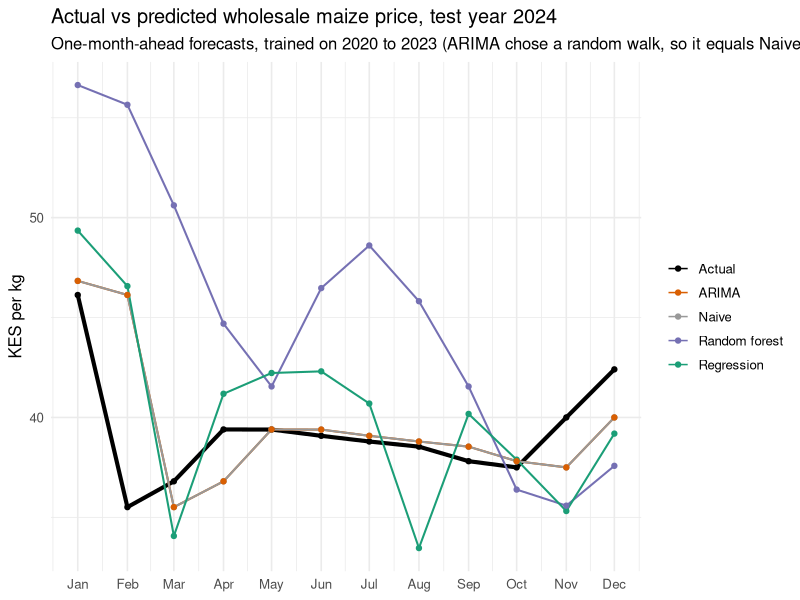
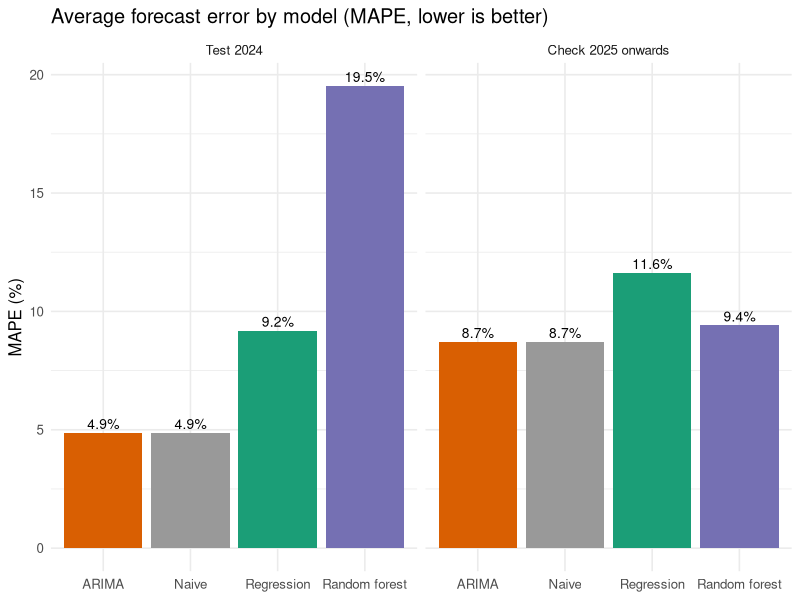
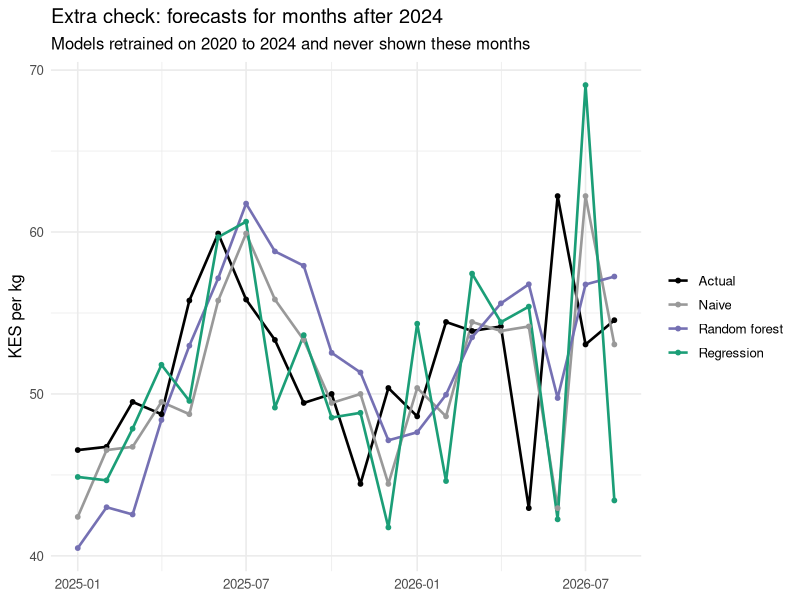
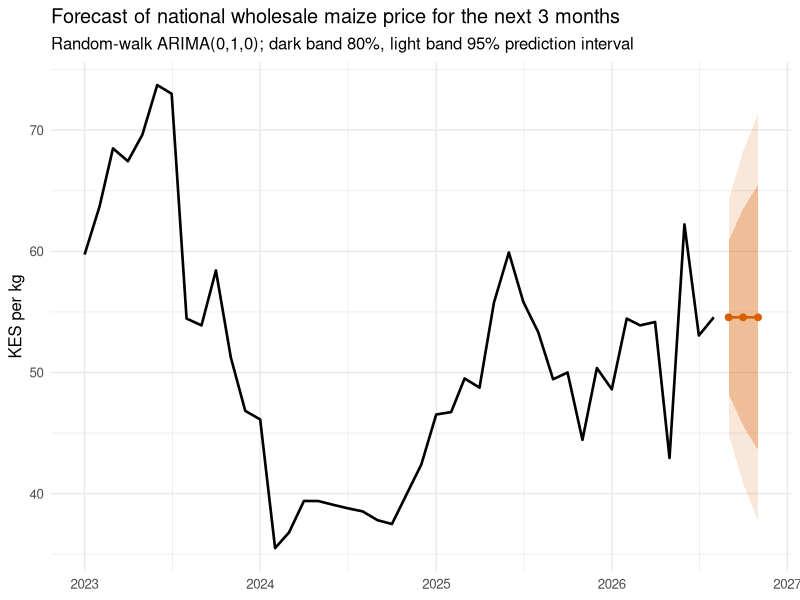

R code for these plots, in order:
# ==============================================================================
# CMT 429 Semester Project - Phase 3
# Food Prices in Kenya: Seasonal Patterns and Maize Price Forecasting
# Steps 5 & 6 of the Data Science Life Cycle: Modelling + Evaluation (RQ4)
#
# Run this from the Phase2 project folder (the one that holds data/ and figures/),
# after phase2_analysis.R. It reads the raw WFP file again so that it can also use
# the months after December 2024 as an extra check and for a real forecast.
# ==============================================================================

# ---- 0. Setup ----------------------------------------------------------------
pkgs <- c("tidyverse", "lubridate", "forecast", "randomForest", "scales")
to_install <- pkgs[!pkgs %in% rownames(installed.packages())]
if (length(to_install)) install.packages(to_install)

library(tidyverse)
library(lubridate)
library(forecast)
library(randomForest)
library(scales)

set.seed(429)                                   # random forest results repeat exactly
dir.create("figures", showWarnings = FALSE)
dir.create("data/processed", recursive = TRUE, showWarnings = FALSE)
save_plot <- function(p, name, w = 10, h = 6) {
  ggsave(file.path("figures", name), p, width = w, height = h, dpi = 300, bg = "white")
}
theme_set(theme_minimal(base_size = 12))

# ---- 1. Rebuild the national wholesale maize series ----------------------------
# Same cleaning rules as Phase 2: grain maize only, prices converted to KES per kg,
# one price per market per month, then the national average across markets.
raw <- read_csv("data/raw/wfp_food_prices_ken.csv",
                col_types = cols(.default = col_character())) %>%
  filter(!str_starts(date, "#")) %>%
  mutate(date = ymd(date), price = as.numeric(price))

maize_names <- c("Maize", "Maize (white)", "Maize (white, dry)")

maize_w_markets <- raw %>%
  filter(commodity %in% maize_names, pricetype == "Wholesale") %>%
  distinct() %>%
  mutate(kg_in_unit = suppressWarnings(case_when(          # "KG" alone gives a harmless
           str_detect(unit, regex("^kg$", ignore_case = TRUE)) ~ 1,   # parse warning
           str_detect(unit, regex("kg", ignore_case = TRUE))   ~ parse_number(unit),
           TRUE ~ NA_real_)),
         price_kg = price / kg_in_unit) %>%
  filter(!is.na(price_kg), price_kg > 0) %>%
  mutate(date = floor_date(date, "month")) %>%
  group_by(market, date) %>%
  summarise(price_kg = mean(price_kg), .groups = "drop")

last_month <- max(maize_w_markets$date)
all_months <- seq(as.Date("2020-01-01"), last_month, by = "month")

national <- maize_w_markets %>%
  filter(date >= as.Date("2020-01-01")) %>%
  group_by(date) %>%
  summarise(price = mean(price_kg), n_markets = n_distinct(market), .groups = "drop") %>%
  complete(date = all_months)

cat("Series runs from", format(min(national$date)), "to", format(last_month), "\n")
cat("Months with no wholesale maize price:\n")
print(national %>% filter(is.na(price)) %>% pull(date))

# Fill single missing months by interpolation (needed to build lags), and keep a flag
national <- national %>%
  mutate(filled = is.na(price),
         price = as.numeric(na.interp(ts(price, frequency = 12))))

# ---- 2. Features: last 1, 2 and 3 months' prices + calendar month -------------
model_data <- national %>%
  arrange(date) %>%
  mutate(lag1 = lag(price, 1), lag2 = lag(price, 2), lag3 = lag(price, 3),
         month = factor(month(date), levels = 1:12),
         month_num = month(date),
         year = year(date)) %>%
  filter(!is.na(lag3))

train <- model_data %>% filter(date <= as.Date("2023-12-01"))              # 2020-2023
test  <- model_data %>% filter(date >= as.Date("2024-01-01"),
                               date <= as.Date("2024-12-01"))              # 2024
cat("\nTraining months:", nrow(train), "| Test months:", nrow(test), "\n")

# ---- 3. Models -------------------------------------------------------------------
# (a) Naive baseline: next month's price = this month's price
naive_pred <- function(df) df$lag1

# (b) Multiple linear regression on lags and month
fit_lm <- lm(price ~ lag1 + lag2 + lag3 + month, data = train)
summary(fit_lm)

# (c) ARIMA chosen automatically on the training months
train_ts <- ts(national$price[national$date <= as.Date("2023-12-01")],
               start = c(2020, 1), frequency = 12)
fit_arima <- auto.arima(train_ts)
print(fit_arima)

# One-step-ahead ARIMA forecasts: keep the fitted model fixed and feed it each new month
one_step_arima <- function(fit, series_to, start_test) {
  full_ts <- ts(national$price[national$date <= series_to], start = c(2020, 1), frequency = 12)
  refit <- Arima(full_ts, model = fit)                   # same coefficients, no re-estimation
  fc <- fitted(refit)                                    # one-step forecasts for every month
  as.numeric(fc)[national$date[national$date <= series_to] >= start_test]
}

# (d) Random forest on lags and month
fit_rf <- randomForest(price ~ lag1 + lag2 + lag3 + month_num, data = train,
                       ntree = 500, importance = TRUE)
print(fit_rf)

# ---- 4. Evaluate on 2024 ----------------------------------------------------------
metrics <- function(actual, pred) {
  tibble(RMSE = sqrt(mean((actual - pred)^2)),
         MAE  = mean(abs(actual - pred)),
         MAPE = mean(abs(actual - pred) / actual) * 100)
}

pred_2024 <- test %>%
  select(date, actual = price, filled) %>%
  mutate(Naive      = naive_pred(test),
         Regression = predict(fit_lm, newdata = test),
         ARIMA      = one_step_arima(fit_arima, as.Date("2024-12-01"), as.Date("2024-01-01")),
         `Random forest` = predict(fit_rf, newdata = test))

results_2024 <- pred_2024 %>%
  pivot_longer(Naive:`Random forest`, names_to = "model", values_to = "pred") %>%
  group_by(model) %>%
  summarise(metrics(actual, pred), .groups = "drop") %>%
  arrange(RMSE)
cat("\nTest results, January to December 2024 (KES per kg):\n")
print(results_2024)
write_csv(results_2024, "data/processed/model_results_2024.csv")
write_csv(pred_2024, "data/processed/predictions_2024.csv")

# ---- 5. Extra check: retrain on 2020-2024, test on every month after 2024 ---------
train2 <- model_data %>% filter(date <= as.Date("2024-12-01"))
test2  <- model_data %>% filter(date >= as.Date("2025-01-01"))
fit_lm2 <- lm(price ~ lag1 + lag2 + lag3 + month, data = train2)
fit_arima2 <- auto.arima(ts(national$price[national$date <= as.Date("2024-12-01")],
                            start = c(2020, 1), frequency = 12))
fit_rf2 <- randomForest(price ~ lag1 + lag2 + lag3 + month_num, data = train2, ntree = 500)

pred_after <- test2 %>%
  select(date, actual = price, filled) %>%
  mutate(Naive      = naive_pred(test2),
         Regression = predict(fit_lm2, newdata = test2),
         ARIMA      = one_step_arima(fit_arima2, last_month, as.Date("2025-01-01")),
         `Random forest` = predict(fit_rf2, newdata = test2))

results_after <- pred_after %>%
  filter(!filled) %>%                                   # score only real observed months
  pivot_longer(Naive:`Random forest`, names_to = "model", values_to = "pred") %>%
  group_by(model) %>%
  summarise(metrics(actual, pred), .groups = "drop") %>%
  arrange(RMSE)
cat("\nExtra check, January 2025 to", format(last_month, "%B %Y"), ":\n")
print(results_after)
write_csv(results_after, "data/processed/model_results_2025_on.csv")
write_csv(pred_after, "data/processed/predictions_2025_on.csv")

# ---- 6. Figures ---------------------------------------------------------------------
model_cols <- c(Actual = "black", Naive = "#999999", Regression = "#1b9e77",
                ARIMA = "#d95f02", `Random forest` = "#7570b3")

p_test <- pred_2024 %>%
  pivot_longer(c(actual, Naive:`Random forest`), names_to = "series", values_to = "price") %>%
  mutate(series = recode(series, actual = "Actual")) %>%
  ggplot(aes(date, price, colour = series, linewidth = series == "Actual")) +
  geom_line() + geom_point(size = 1.5) +
  scale_linewidth_manual(values = c(`TRUE` = 1.4, `FALSE` = 0.7), guide = "none") +
  scale_colour_manual(values = model_cols) +
  scale_x_date(date_labels = "%b", date_breaks = "1 month") +
  labs(title = "Actual vs predicted wholesale maize price, test year 2024",
       subtitle = "One-month-ahead forecasts, trained on 2020 to 2023 (ARIMA chose a random walk, so it equals Naive)",
       x = NULL, y = "KES per kg", colour = NULL)
save_plot(p_test, "10_actual_vs_predicted_2024.png")

p_err <- bind_rows(mutate(results_2024, period = "Test 2024"),
                   mutate(results_after, period = "Check 2025 onwards")) %>%
  mutate(period = factor(period, levels = c("Test 2024", "Check 2025 onwards")),
         model = fct_reorder(model, RMSE)) %>%
  ggplot(aes(model, MAPE, fill = model)) +
  geom_col(show.legend = FALSE) +
  geom_text(aes(label = sprintf("%.1f%%", MAPE)), vjust = -0.4, size = 3.5) +
  facet_wrap(~period) +
  scale_fill_manual(values = model_cols) +
  labs(title = "Average forecast error by model (MAPE, lower is better)",
       x = NULL, y = "MAPE (%)")
save_plot(p_err, "11_model_errors.png", w = 11)

p_after <- pred_after %>%
  select(date, actual, Naive, Regression, `Random forest`) %>%
  pivot_longer(-date, names_to = "series", values_to = "price") %>%
  mutate(series = recode(series, actual = "Actual")) %>%
  ggplot(aes(date, price, colour = series)) +
  geom_line(linewidth = 0.9) + geom_point(size = 1.3) +
  scale_colour_manual(values = model_cols) +
  labs(title = "Extra check: forecasts for months after 2024",
       subtitle = "Models retrained on 2020 to 2024 and never shown these months",
       x = NULL, y = "KES per kg", colour = NULL)
save_plot(p_after, "12_check_2025_on.png")

# ---- 7. Final model and a real forecast for the next 3 months ---------------------
# The tests show that last month's price is the best single predictor, and auto.arima
# also chose a random walk, ARIMA(0,1,0). So the final model is ARIMA refitted on ALL
# months; its point forecast equals the last observed price, and its intervals show
# how uncertain the next months are.
full_ts <- ts(national$price, start = c(2020, 1), frequency = 12)
fit_final <- auto.arima(full_ts)
print(fit_final)
fc <- forecast(fit_final, h = 3, level = c(80, 95))
fc_months <- last_month %m+% months(1:3)
forecast_next <- tibble(month = format(fc_months, "%B %Y"),
                        forecast = round(as.numeric(fc$mean), 1),
                        low_80 = round(as.numeric(fc$lower[, "80%"]), 1),
                        high_80 = round(as.numeric(fc$upper[, "80%"]), 1),
                        low_95 = round(as.numeric(fc$lower[, "95%"]), 1),
                        high_95 = round(as.numeric(fc$upper[, "95%"]), 1))
cat("\nLast observed month:", format(last_month, "%B %Y"), "=",
    round(tail(national$price, 1), 1), "KES per kg\n")
cat("Forecast for the next 3 months (KES per kg):\n")
print(forecast_next)
write_csv(forecast_next, "data/processed/forecast_next_months.csv")

fc_df <- tibble(date = fc_months, mean = as.numeric(fc$mean),
                lo80 = as.numeric(fc$lower[, "80%"]), hi80 = as.numeric(fc$upper[, "80%"]),
                lo95 = as.numeric(fc$lower[, "95%"]), hi95 = as.numeric(fc$upper[, "95%"]))
p_fc <- national %>%
  filter(date >= as.Date("2023-01-01")) %>%
  ggplot(aes(date, price)) +
  geom_ribbon(data = fc_df, aes(x = date, ymin = lo95, ymax = hi95), inherit.aes = FALSE,
              fill = "#d95f02", alpha = 0.15) +
  geom_ribbon(data = fc_df, aes(x = date, ymin = lo80, ymax = hi80), inherit.aes = FALSE,
              fill = "#d95f02", alpha = 0.3) +
  geom_line(linewidth = 0.9) +
  geom_line(data = fc_df, aes(date, mean), colour = "#d95f02", linewidth = 0.9) +
  geom_point(data = fc_df, aes(date, mean), colour = "#d95f02", size = 2) +
  labs(title = "Forecast of national wholesale maize price for the next 3 months",
       subtitle = "Random-walk ARIMA(0,1,0); dark band 80%, light band 95% prediction interval",
       x = NULL, y = "KES per kg")
save_plot(p_fc, "13_next_months_forecast.png")

# ---- 8. Insight: what happened after the study window? -----------------------------
yearly_after <- national %>%
  mutate(year = year(date)) %>%
  group_by(year) %>%
  summarise(months = sum(!filled), avg_price = mean(price[!filled]), .groups = "drop")
print(yearly_after)
write_csv(yearly_after, "data/processed/yearly_wholesale_maize_2020_on.csv")

cat("\nPhase 3 script finished. See figures/10 to 13 and data/processed/.\n")
